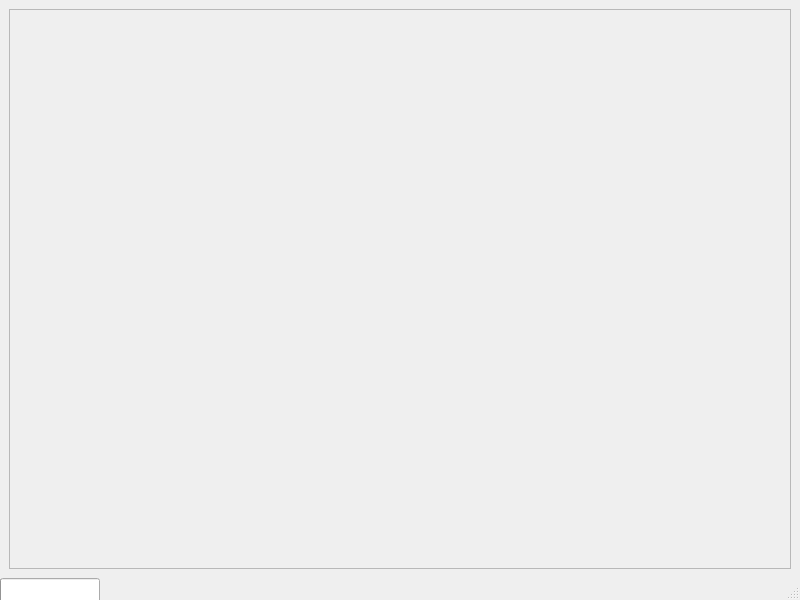
<?xml version="1.0" encoding="UTF-8"?>
<ui version="4.0">
 <class>MainWindow</class>
 <widget class="QMainWindow" name="MainWindow">
  <property name="geometry">
   <rect>
    <x>0</x>
    <y>0</y>
    <width>800</width>
    <height>600</height>
   </rect>
  </property>
  <property name="windowTitle">
   <string>AIDocSynth</string>
  </property>
  <widget class="QWidget" name="centralwidget">
   <layout class="QVBoxLayout" name="verticalLayout">
    <item>
     <widget class="QFrame" name="dropFrame">
      <property name="minimumSize">
       <size>
        <width>0</width>
        <height>180</height>
       </size>
      </property>
      <property name="acceptDrops">
       <bool>true</bool>
      </property>
      <property name="frameShape">
       <enum>QFrame::StyledPanel</enum>
      </property>
      <property name="frameShadow">
       <enum>QFrame::Raised</enum>
      </property>
      <layout class="QVBoxLayout" name="verticalLayout_2"/>
     </widget>
    </item>
   </layout>
  </widget>
  <widget class="QStatusBar" name="statusbar">
   <widget class="QLabel" name="lblInfo">
    <property name="text">
     <string>Bereit</string>
    </property>
   </widget>
   <widget class="QProgressBar" name="prgJob">
    <property name="value">
     <number>0</number>
    </property>
    <property name="textVisible">
     <bool>false</bool>
    </property>
   </widget>
  </widget>
 </widget>
 <resources/>
 <connections/>
</ui>
